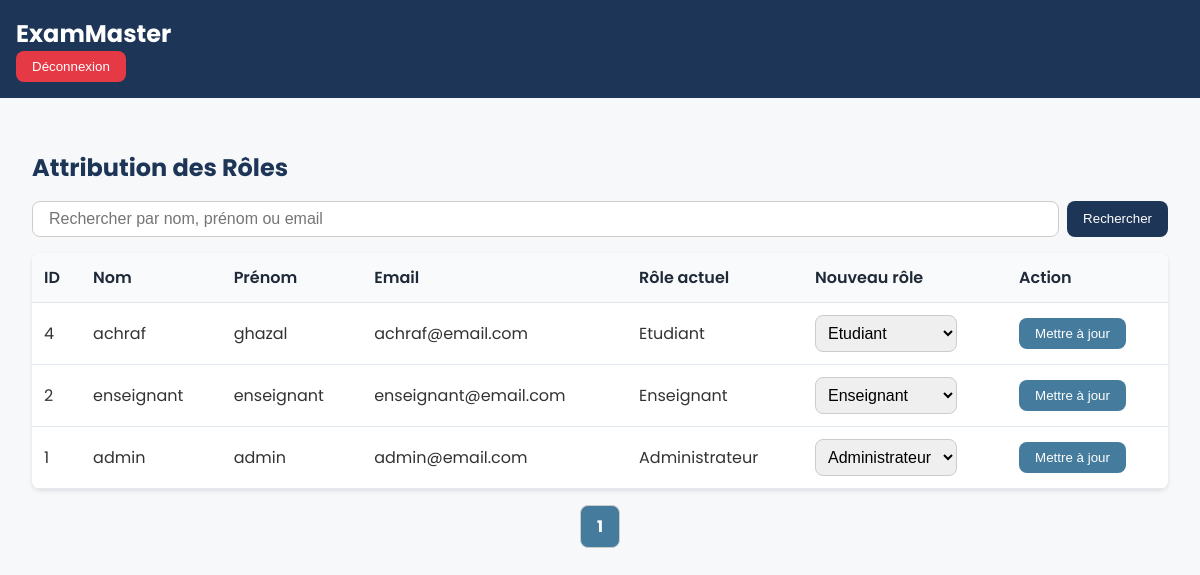
/admin/attribuer_role.php (signed in), run on the app's committed database.
### tables this page shows
CREATE TABLE `users` (
  `id` int NOT NULL AUTO_INCREMENT,
  `firstname` varchar(100) NOT NULL,
  `lastname` varchar(100) NOT NULL,
  `email` varchar(100) NOT NULL,
  `password` varchar(255) NOT NULL,
  `role` enum('Administrateur','Enseignant','Etudiant') NOT NULL,
  `created_at` timestamp NULL DEFAULT CURRENT_TIMESTAMP,
  `updated_at` timestamp NULL DEFAULT CURRENT_TIMESTAMP ON UPDATE CURRENT_TIMESTAMP,
  PRIMARY KEY (`id`),
  UNIQUE KEY `email` (`email`)
);

### admin/attribuer_role.php (the view, shortened to what this page needs)
<?php
require_once '../config/connection.php';
$users_per_page = 10;
$page = isset($_GET['page']) ? (int)$_GET['page'] : 1;
$offset = ($page - 1) * $users_per_page;
$search = isset($_GET['search']) ? $_GET['search'] : '';
$search_condition = '';
$params = [];
$count_query = "SELECT COUNT(*) FROM users " . $search_condition;
$stmt = $conn->prepare($count_query);
$stmt->execute($params);
$total_users = $stmt->fetchColumn();
$total_pages = ceil($total_users / $users_per_page);
$query = "SELECT id, firstname, lastname, email, role FROM users $search_condition
          ORDER BY id DESC LIMIT $users_per_page OFFSET $offset";
$stmt = $conn->prepare($query);
$stmt->execute($params);
$users = $stmt->fetchAll(PDO::FETCH_ASSOC);
?>
<!DOCTYPE html>
<html lang="fr">
<head>
    <link rel="stylesheet" href="../assets/css/attribuer_role.css">
</head>
<body>
    <nav class="navbar">
        <div class="navbar-content">
            <div class="brand">ExamMaster</div>
            <form method="POST" action="../auth/logout.php" style="display: inline;">
                <button type="submit" name="logout" class="logout-btn">
                    Déconnexion
                </button>
            </form>
        </div>
    </nav>
    <div class="container">
        <div class="role-management">
            <h2>Attribution des Rôles</h2>
            <form method="GET" class="search-bar">
                <input type="text" name="search" class="search-input"
                       placeholder="Rechercher par nom, prénom ou email"
                       value="<?php echo htmlspecialchars($search); ?>">
                <button type="submit" class="search-btn">Rechercher</button>
            </form>
            <table class="role-table">
                <thead>
                    <tr>
                        <th>ID</th>
                        <th>Nom</th>
                        <th>Prénom</th>
                        <th>Email</th>
                        <th>Rôle actuel</th>
                        <th>Nouveau rôle</th>
                        <th>Action</th>
                    </tr>
                </thead>
                <tbody>
                    <?php foreach ($users as $user): ?>
                        <tr>
                            <td><?php echo htmlspecialchars($user['id']); ?></td>
                            <td><?php echo htmlspecialchars($user['firstname']); ?></td>
                            <td><?php echo htmlspecialchars($user['lastname']); ?></td>
                            <td><?php echo htmlspecialchars($user['email']); ?></td>
                            <td><?php echo htmlspecialchars($user['role']); ?></td>
                            <td>
                                <form method="POST" style="display: inline;">
                                    <select name="new_role" class="role-select">
                                        <option value="Administrateur" <?php echo $user['role'] === 'Administrateur' ? 'selected' : ''; ?>>Administrateur</option>
                                        <option value="Enseignant" <?php echo $user['role'] === 'Enseignant' ? 'selected' : ''; ?>>Enseignant</option>
                                        <option value="Etudiant" <?php echo $user['role'] === 'Etudiant' ? 'selected' : ''; ?>>Etudiant</option>
                                    </select>
                            </td>
                            <td>
                                    <button type="submit" name="update_role" class="update-role-btn">
                                        Mettre à jour
                                    </button>
                            </td>
                        </tr>
                    <?php endforeach; ?>
                </tbody>
            </table>
            <div class="pagination">
                <?php for ($i = 1; $i <= $total_pages; $i++): ?>
                    <a href="?page=<?php echo $i; ?>&search=<?php echo urlencode($search); ?>"
                       class="pagination-btn <?php echo $i === $page ? 'active' : ''; ?>">
                        <?php echo $i; ?>
                    </a>
                <?php endfor; ?>
            </div>
        </div>
    </div>
</body>
</html>

### assets/css/attribuer_role.css (style rules this page uses)
body { font-family: 'Poppins', sans-serif; margin: 0; padding: 0; background-color: #f7f8fa; color: #333; }
.navbar { background-color: #1d3557; color: white; padding: 1rem; display: flex; justify-content: space-between; align-items: center; }
.navbar .brand { font-size: 1.5rem; font-weight: bold; }
.logout-btn { background-color: #e63946; color: white; border: none; padding: 0.5rem 1rem; border-radius: 8px; cursor: pointer; }
.container { padding: 2rem; }
.role-management h2 { color: #1d3557; margin-bottom: 1rem; }
.search-bar { display: flex; gap: 0.5rem; margin-bottom: 1rem; }
.search-input { flex: 1; padding: 0.5rem 1rem; border: 1px solid #ccc; border-radius: 8px; font-size: 1rem; }
.search-btn { background-color: #1d3557; color: white; border: none; padding: 0.5rem 1rem; border-radius: 8px; cursor: pointer; }
.role-table { width: 100%; border-collapse: collapse; margin-bottom: 1rem; background-color: #ffffff; border-radius: 8px; overflow: hidden; box-shadow: 0 2px 4px rgba(0, 0, 0, 0.1); }
.role-table th, .role-table td { padding: 0.75rem; text-align: left; border-bottom: 1px solid #e2e8f0; }
.role-table th { background-color: #f8fafc; font-weight: 600; color: #1f2937; }
.role-select { padding: 0.5rem; border-radius: 8px; border: 1px solid #ccc; font-size: 1rem; }
.update-role-btn { background-color: #457b9d; color: white; border: none; padding: 0.5rem 1rem; border-radius: 8px; cursor: pointer; }
.pagination { display: flex; justify-content: center; gap: 0.5rem; margin-top: 1rem; }
.pagination-btn { display: inline-block; padding: 0.5rem 1rem; border: 1px solid #ccc; border-radius: 8px; text-decoration: none; color: #1d3557; background-color: white; }
.pagination-btn.active { background-color: #457b9d; color: white; font-weight: bold; }

### data on the page
users: id "4", firstname "achraf", lastname "ghazal", email "achraf@email.com", role "Etudiant", new_role "Etudiant"
users: id "2", firstname "enseignant", lastname "enseignant", email "enseignant@email.com", role "Enseignant", new_role "Enseignant"
users: id "1", firstname "admin", lastname "admin", email "admin@email.com", role "Administrateur", new_role "Administrateur"
